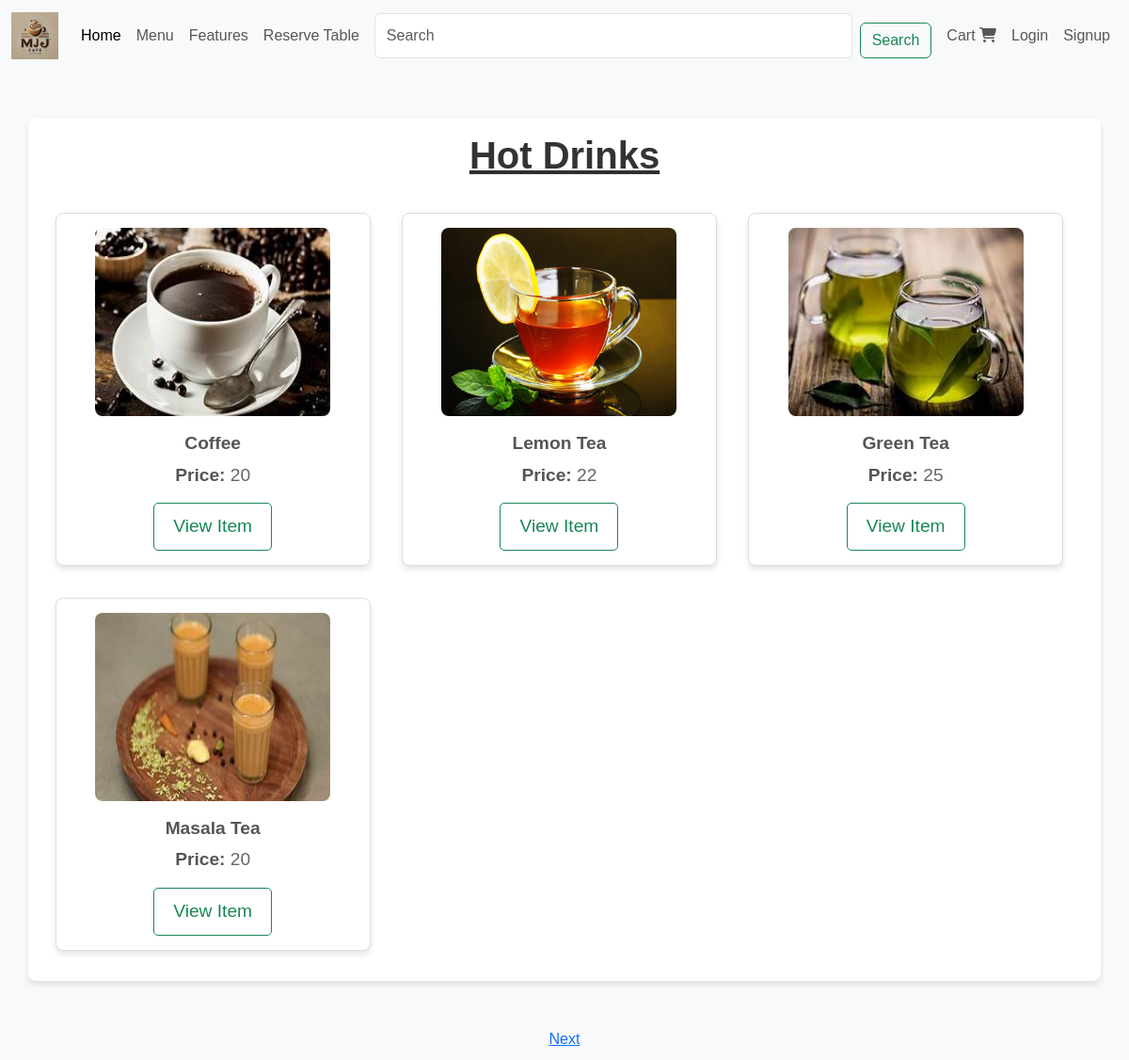
The app's page /menu/ with its own data.
### cafe/models.py (models this page shows, shortened)
class Product(models.Model):
    title=models.CharField(max_length=200)
    description=models.TextField(max_length=300 , default="NiceDrink")
    image=models.ImageField(upload_to='image/')
    price=models.IntegerField()
    available=models.BooleanField()

### cafe/views.py (the view)
# urls.py: path('menu/', views.menu, name='menu'),
def menu(request, id=1):
    m = Product.objects.all()
    p_obj = Paginator(m,4)
    products = p_obj.get_page(id)
    return render(request, 'menu.html', {'m': products})

### templates/menu.html (shortened to what this page needs)
{% load static %}
<!DOCTYPE html>
<html lang="en">
<head>
    <link href="https://cdn.jsdelivr.net/npm/bootstrap@5.3.3/dist/css/bootstrap.min.css" rel="stylesheet">
    <link href="{% static 'images/css/home.css' %}" rel="stylesheet">
    <link href="{% static 'images/css/menu.css' %}" rel="stylesheet">
</head>
{% include 'nav.html' %}
<body>
   <div class="container">
    <h1>Hot Drinks</h1>
       {% for i in m %}
           <div class="item">
            <img src="{{ i.image.url }}" alt="coffee" width="250px" height="200px" class="img"><br>
            <p class="item-title"><b>{{ i.title }}</b></p>
            <p class="item-title"><b>Price: </b>{{ i.price }}</p>
            <a href="{% url 'product' i.id  %}" class="btn btn-outline-success">View Item</a>
           </div>
       {% endfor %}
    </div>
    <div class="pages">
<center >
{% if m.has_next %}
<a href="{% url 'page' m.next_page_number %}">Next</a>
{% endif %}
</center>
</div>
</body>
</html>

### static/images/css/home.css (style rules this page uses)
body { font-family: 'Arial', sans-serif; margin: 0; padding: 0; background-color: #f9f9f9; }
.container { text-align: center; margin: 50px auto; }
.container h1 { font-size: 2.5rem; margin-bottom: 20px; color: #333; }
.container p { font-size: 1.2rem; color: #666; margin: 5px 0; }
.container .btn { font-size: 1.2rem; padding: 10px 20px; border-radius: 5px; }
.pages { margin-bottom: 10px; text-decoration: none; }

### static/images/css/menu.css (style rules this page uses)
body { font-family: 'Arial', sans-serif; background-color: #f9f9f9; margin: 0; padding: 0; }
.container { max-width: 1200px; margin-left: 100px; padding: 15px; background: #ffffff; box-shadow: 0px 4px 6px rgba(0, 0, 0, 0.1); border-radius: 8px; }
.container h1 { text-align: center; margin-bottom: 30px; color: #322e2e; font-size: 2.5rem; font-weight: bold; text-decoration: underline rgb(48, 47, 47); }
.item { width: 30%; float: left; padding: 15px; margin: 1.5%; background: #fff; border: 1px solid #ddd; border-radius: 8px; text-align: center; box-shadow: 0px 4px 6px rgba(0, 0, 0, 0.1); transition: transform 0.3s ease, box-shadow 0.3s ease; }
.item img { border-radius: 8px; margin-bottom: 10px; }
.item-title { font-size: 1.2rem; color: #333; margin-bottom: 10px; }
.item p b { color: #555; }
.btn { margin-top: 10px; padding: 10px 20px; font-size: 1rem; color: #fff; background-color: #28a745; border: none; border-radius: 5px; text-decoration: none; transition: background-color 0.3s ease, transform 0.2s ease; }
.container::after { content: ""; display: table; clear: both; }

### records on screen
Product: image (picture), title "Coffee", price "20"
Product: image (picture), title "Lemon Tea", price "22"
Product: image (picture), title "Green Tea", price "25"
Product: image (picture), title "Masala Tea", price "20"
